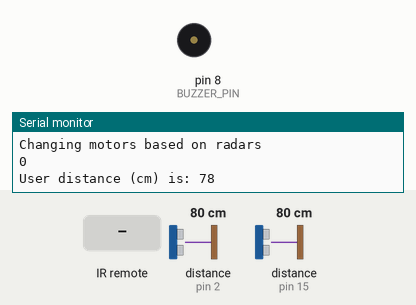
Simulated run of this sketch. Board: Arduino Uno, built with avr-gcc and run on an emulated ATmega328P. Shown: buzzer (waves = sounding), the last lines printed to the serial monitor. Wiring (inferred from the names in the program): 2 × ultrasonic range finder: trigger pin 4, echo pin 2 / trigger pin 14, echo pin 15. The inputs (shaded band) are chosen by the test bench; at power-on: distance to the obstacle (sensors on pin 15, pin 2) 80 cm. The echo pulse lasts 58.3 µs per cm.

Above: at 1.8 s.
1.9 s: distance to the obstacle (sensor on pin 15) set to 17 cm
3.4 s: distance to the obstacle (sensor on pin 15) set to 14 cm
At 4.16 s:
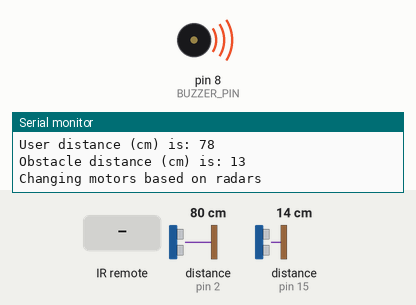
7.6 s: infrared code 0x3 received
At 7.94 s:
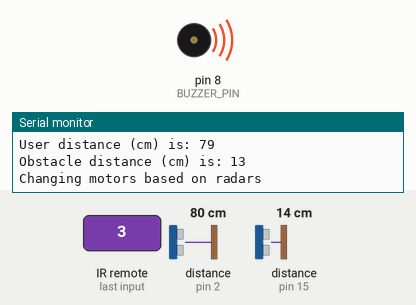
11.6 s: infrared code 0x0 received
At 14.1 s:
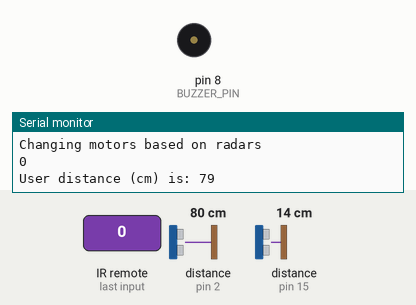
15.8 s: distance to the obstacle (sensor on pin 15) set to 18 cm
At 17.3 s:
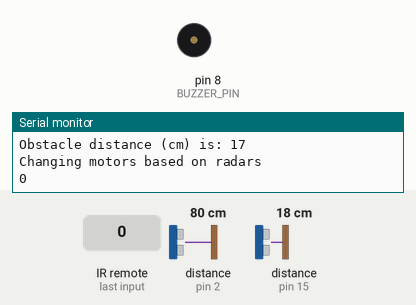
Timing chart, 0 to 18.8 s (numbered marks = the images above; inputs shaded):
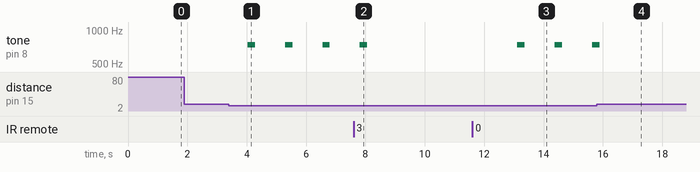

The sketch:

IR_Buzzer_Fix.ino
```cpp
#include <Servo.h>
#include <IRremote.h>
#include "pitches.h"

// Define buzzer
#define BUZZER_PIN 8
const int alert_tone = NOTE_FS5;

// Define radars
#define trigFront 14
#define echoFront 15
#define trigBack 4
#define echoBack 2
Servo frontRadar, backRadar;

// Define IR sensor
IRrecv receiverIR(7);
int IRCode  = 0;

void setup() {
  Serial.begin(9600);

  // Setup IR sensor
  receiverIR.enableIRIn();

  // Setup radars
  pinMode(trigFront, OUTPUT);
  pinMode(echoFront, INPUT);
  pinMode(trigBack, OUTPUT);
  pinMode(echoBack, INPUT);

  // Setup buzzer
  pinMode(BUZZER_PIN, OUTPUT);
}

void checkIRCode(){
  if (receiverIR.decode()) {
    IRCode = receiverIR.decodedIRData.command;
    delay(10);
    receiverIR.resume();
  }
  return;
}

float calculateDistance(int trig, int echo) {
  digitalWrite(trig, LOW);
  delayMicroseconds(2);
  digitalWrite(trig, HIGH);
  delayMicroseconds(10);
  digitalWrite(trig, LOW);
  return (pulseIn(echo, HIGH) * 0.034/2);
}

void loop() {
  // Receive input from remote
  checkIRCode();
  Serial.println(IRCode);

  // Check user distance to adjust motors
  backRadar.write(trigBack);
  delay(500);
  int userDist = calculateDistance(trigBack, echoBack);
  Serial.print("User distance (cm) is: ");
  Serial.println(userDist);

  // Detect obstacle distance to alert buzzer
  frontRadar.write(trigFront);
  delay(500);
  int obstacleDist = calculateDistance(trigFront, echoFront);
  Serial.print("Obstacle distance (cm) is: ");
  Serial.println(obstacleDist);

  switch (IRCode) {
    case 3: // Stop motors
      Serial.println("Stopping motors");
      break;
    case 2: // Medium-high speed
      Serial.println("Medium speed motors");
      break;
    case 0: // Speed & buzzer based on radars
      Serial.println("Changing motors based on radars");
      if (obstacleDist < 15.0) {
        receiverIR.stopTimer(); // tone() requires the same timer as the IR remote
        tone(BUZZER_PIN, alert_tone);
        delay(250);
        noTone(BUZZER_PIN);
        receiverIR.restartTimer(); // so the resource must be shared
      }
      break;
    default: // Idle speed
      Serial.println("Idling motors");
      break;
  }
}
```

Measured:
- the behaviour switches between 16 and 15 cm on distance to the obstacle (sensor on pin 15) (found by bisection; images 0 and 1)
- after the input at 3.4 s, tone on pin 8 (BUZZER_PIN): alternates 740 Hz for 0.25 s and silent for 1.0 s, starting after 0.64 s
- after the input at 7.6 s, tone on pin 8 (BUZZER_PIN): goes on until 8.1 s, then stays silent
- after the input at 11.6 s, tone on pin 8 (BUZZER_PIN): alternates 740 Hz for 0.25 s and silent for 1.0 s, starting after 1.5 s
- after the input at 15.8 s, tone on pin 8 (BUZZER_PIN): goes on until 15.9 s, then stays silent
